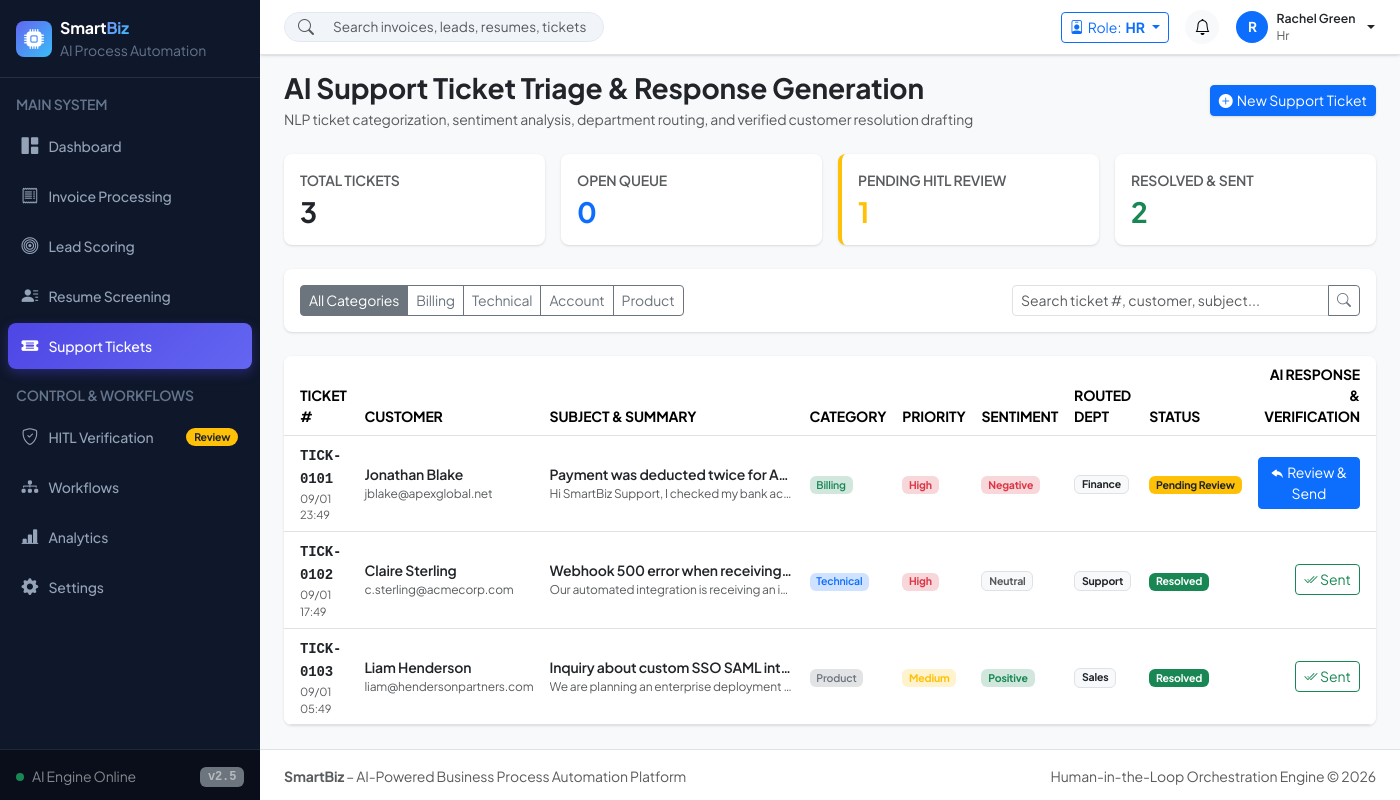
Screenshot of /support (signed in) with the database file from the repository.
### models/models.py (models this page shows, shortened)
class SupportTicket(db.Model):
    __tablename__ = 'support_tickets'
    id = db.Column(db.Integer, primary_key=True)
    ticket_number = db.Column(db.String(50), unique=True, nullable=False, index=True)
    customer_name = db.Column(db.String(150), nullable=False)
    email = db.Column(db.String(150), nullable=False)
    subject = db.Column(db.String(255), nullable=False)
    description = db.Column(db.Text, nullable=False)
    category = db.Column(db.String(50), default='General')  # Billing, Technical, Account, Product, General, Other
    priority = db.Column(db.String(50), default='Medium')   # Low, Medium, High, Critical
    sentiment = db.Column(db.String(50), default='Neutral') # Positive, Neutral, Negative
    department = db.Column(db.String(50), default='Support')# Finance, Support, Sales, HR, Admin
    ai_response = db.Column(db.Text, nullable=True)
    ai_response_status = db.Column(db.String(50), default='Generated')  # Generated, Edited, Approved, Sent, Rejected
    ai_reasoning = db.Column(db.Text, nullable=True)
    status = db.Column(db.String(50), default='Open')  # Open, In Progress, Pending Review, Resolved, Closed
    confidence = db.Column(db.Integer, default=85)
    created_at = db.Column(db.DateTime, default=utc_now)
    updated_at = db.Column(db.DateTime, default=utc_now, onupdate=datetime.utcnow)

### routes/support.py (the view, shortened to what this page needs)
@support_bp.route('/support')
@login_required
def index():
    cat_filter = request.args.get('category', 'all')
    prio_filter = request.args.get('priority', 'all')
    dept_filter = request.args.get('department', 'all')
    search_query = request.args.get('q', '').strip()
    query = SupportTicket.query
    if cat_filter != 'all':
        query = query.filter_by(category=cat_filter)
    if prio_filter != 'all':
        query = query.filter_by(priority=prio_filter)
    if dept_filter != 'all':
        query = query.filter_by(department=dept_filter)
    tickets = query.order_by(SupportTicket.created_at.desc()).all()
    total_tickets = SupportTicket.query.count()
    open_tickets = SupportTicket.query.filter_by(status='Open').count()
    pending_review = SupportTicket.query.filter_by(status='Pending Review').count()
    resolved_tickets = SupportTicket.query.filter_by(status='Resolved').count()
    return render_template(
        'support.html',
        tickets=tickets,
        cat_filter=cat_filter,
        prio_filter=prio_filter,
        dept_filter=dept_filter,
        search_query=search_query,
        total_tickets=total_tickets,
        open_tickets=open_tickets,
        pending_review=pending_review,
        resolved_tickets=resolved_tickets
    )

### utils/helpers.py (called while the page is built)
def login_required(f):
    @wraps(f)
    def decorated_function(*args, **kwargs):
        if 'user_id' not in session:
            if request.path.startswith('/api/'):
                return jsonify({'success': False, 'error': 'Authentication required'}), 401
            flash('Please log in to access this page.', 'warning')
            return redirect(url_for('auth.login', next=request.url))
        return f(*args, **kwargs)
    return decorated_function

### templates/support.html (shortened to what this page needs)
{% extends "base.html" %}
{% block content %}
<div class="d-flex flex-column flex-md-row align-items-md-center justify-content-between gap-3 mb-4">
    <div>
        <h3 class="fw-bold text-dark mb-1">AI Support Ticket Triage & Response Generation</h3>
        <p class="text-muted small mb-0">NLP ticket categorization, sentiment analysis, department routing, and verified customer resolution drafting</p>
    </div>
    <div class="d-flex align-items-center gap-2">
        <button class="btn btn-primary btn-sm d-flex align-items-center gap-1 shadow-xs" data-bs-toggle="modal" data-bs-target="#createTicketModal">
            <i class="bi bi-plus-circle-fill"></i> New Support Ticket
        </button>
    </div>
</div>
<div class="row g-3 mb-4">
    <div class="col-6 col-md-3">
        <div class="card stat-card border-0 shadow-xs rounded-3 p-3">
            <div class="text-muted small fw-semibold text-uppercase mb-1">Total Tickets</div>
            <div class="h3 fw-bold text-dark mb-0">{{ total_tickets }}</div>
        </div>
    </div>
    <div class="col-6 col-md-3">
        <div class="card stat-card border-0 shadow-xs rounded-3 p-3">
            <div class="text-muted small fw-semibold text-uppercase mb-1">Open Queue</div>
            <div class="h3 fw-bold text-primary mb-0">{{ open_tickets }}</div>
        </div>
    </div>
    <div class="col-6 col-md-3">
        <div class="card stat-card border-0 shadow-xs rounded-3 p-3 {% if pending_review > 0 %}border-start border-warning border-4{% endif %}">
            <div class="text-muted small fw-semibold text-uppercase mb-1">Pending HITL Review</div>
            <div class="h3 fw-bold text-warning mb-0">{{ pending_review }}</div>
        </div>
    </div>
    <div class="col-6 col-md-3">
        <div class="card stat-card border-0 shadow-xs rounded-3 p-3">
            <div class="text-muted small fw-semibold text-uppercase mb-1">Resolved & Sent</div>
            <div class="h3 fw-bold text-success mb-0">{{ resolved_tickets }}</div>
        </div>
    </div>
</div>
<div class="card border-0 shadow-xs rounded-3 mb-4">
    <div class="card-body p-3">
        <div class="row g-2 align-items-center justify-content-between">
            <div class="col-12 col-md-auto">
                <div class="btn-group btn-group-sm" role="group">
                    <a href="{{ url_for('support.index', category='all') }}" class="btn btn-outline-secondary {% if cat_filter == 'all' %}active{% endif %}">All Categories</a>
                    <a href="{{ url_for('support.index', category='Billing') }}" class="btn btn-outline-secondary {% if cat_filter == 'Billing' %}active{% endif %}">Billing</a>
                    <a href="{{ url_for('support.index', category='Technical') }}" class="btn btn-outline-secondary {% if cat_filter == 'Technical' %}active{% endif %}">Technical</a>
                    <a href="{{ url_for('support.index', category='Account') }}" class="btn btn-outline-secondary {% if cat_filter == 'Account' %}active{% endif %}">Account</a>
                    <a href="{{ url_for('support.index', category='Product') }}" class="btn btn-outline-secondary {% if cat_filter == 'Product' %}active{% endif %}">Product</a>
                </div>
            </div>
            <div class="col-12 col-md-4">
                <form method="GET" action="{{ url_for('support.index') }}">
                    <div class="input-group input-group-sm">
                        <input type="text" name="q" class="form-control" placeholder="Search ticket #, customer, subject..." value="{{ search_query }}">
                        <button class="btn btn-outline-secondary" type="submit"><i class="bi bi-search"></i></button>
                    </div>
                </form>
            </div>
        </div>
    </div>
</div>
<div class="card border-0 shadow-xs rounded-3 overflow-hidden">
    <div class="table-responsive">
        <table class="table table-hover align-middle mb-0">
            <thead class="bg-light text-muted small text-uppercase">
                <tr>
                    <th class="ps-3">Ticket #</th>
                    <th>Customer</th>
                    <th>Subject & Summary</th>
                    <th>Category</th>
                    <th>Priority</th>
                    <th>Sentiment</th>
                    <th>Routed Dept</th>
                    <th>Status</th>
                    <th class="pe-3 text-end">AI Response & Verification</th>
                </tr>
            </thead>
            <tbody class="divide-y small">
                {% for t in tickets %}
                <tr>
                    <td class="ps-3">
                        <span class="fw-bold text-dark font-monospace">{{ t.ticket_number }}</span>
                        <div class="text-muted" style="font-size: 0.7rem;">{{ t.created_at.strftime('%m/%d %H:%M') if t.created_at else '' }}</div>
                    </td>
                    <td>
                        <div class="fw-semibold text-dark">{{ t.customer_name }}</div>
                        <div class="text-muted" style="font-size: 0.75rem;">{{ t.email }}</div>
                    </td>
                    <td style="max-width: 260px;">
                        <div class="fw-semibold text-dark text-truncate">{{ t.subject }}</div>
                        <div class="text-muted text-truncate" style="font-size: 0.75rem;">{{ t.description }}</div>
                    </td>
                    <td>
                        <span class="badge {% if t.category == 'Billing' %}bg-success-subtle text-success{% elif t.category == 'Technical' %}bg-primary-subtle text-primary{% elif t.category == 'Account' %}bg-info-subtle text-info{% else %}bg-secondary-subtle text-secondary{% endif %} fw-semibold">
                            {{ t.category }}
                        </span>
                    </td>
                    <td>
                        <span class="badge {% if t.priority == 'Critical' %}bg-danger text-white animate-pulse{% elif t.priority == 'High' %}bg-danger-subtle text-danger{% elif t.priority == 'Medium' %}bg-warning-subtle text-warning{% else %}bg-secondary-subtle text-secondary{% endif %} fw-bold">
                            {{ t.priority }}
                        </span>
                    </td>
                    <td>
                        <span class="badge {% if t.sentiment == 'Negative' %}bg-danger-subtle text-danger{% elif t.sentiment == 'Positive' %}bg-success-subtle text-success{% else %}bg-light text-muted border{% endif %}">
                            {{ t.sentiment }}
                        </span>
                    </td>
                    <td>
                        <span class="badge bg-light text-dark border">{{ t.department }}</span>
                    </td>
                    <td>
                        <span class="badge {% if t.status == 'Resolved' %}bg-success text-white{% elif t.status == 'In Progress' %}bg-primary text-white{% elif t.status == 'Pending Review' %}bg-warning text-dark{% else %}bg-secondary text-white{% endif %}">
                            {{ t.status }}
                        </span>
                    </td>
                    <td class="pe-3 text-end">
                        <button type="button" class="btn btn-sm {% if t.status == 'Resolved' %}btn-outline-success{% else %}btn-primary{% endif %}" data-bs-toggle="modal" data-bs-target="#ticketResponseModal{{ t.id }}">
                            {% if t.status == 'Resolved' %}
                            <i class="bi bi-check2-all"></i> Sent
                            {% else %}
                            <i class="bi bi-reply-fill"></i> Review & Send
                            {% endif %}
                        </button>
                    </td>
                </tr>
                {% endfor %}
            </tbody>
        </table>
    </div>
</div>
{% endblock %}

### static/css/style.css (style rules this page uses)
:root { --primary: #4f46e5; --primary-hover: #4338ca; --primary-light: #e0e7ff; --sidebar-bg: #0f172a; --sidebar-hover: #1e293b; --sidebar-text: #94a3b8; --sidebar-active: #38bdf8; --card-shadow: 0 1px 3px 0 rgb(0 0 0 / 0.1), 0 1px 2px -1px rgb(0 0 0 / 0.1); --card-shadow-hover: 0 4px 6px -1px rgb(0 0 0 / 0.1), 0 2px 4px -2px rgb(0 0 0 / 0.1); }
body { font-family: 'Plus Jakarta Sans', -apple-system, BlinkMacSystemFont, 'Segoe UI', Roboto, sans-serif; color: #1e293b; background-color: #f8fafc; letter-spacing: -0.01em; }
.shadow-xs { box-shadow: var(--card-shadow); }
.card { transition: transform 0.15s ease, box-shadow 0.15s ease; }

### rows the page displays
SupportTicket: ticket_number "TICK-0101", created_at "09/01 23:49", customer_name "Jonathan Blake", email "jblake@apexglobal.net", subject "Payment was deducted twice for A…", description "Hi SmartBiz Support, I checked my bank ac…", category "Billing", priority "High", sentiment "Negative", department "Finance", status "Pending Review", shows "Review & Send"
SupportTicket: ticket_number "TICK-0102", created_at "09/01 17:49", customer_name "Claire Sterling", email "c.sterling@acmecorp.com", subject "Webhook 500 error when receiving…", description "Our automated integration is receiving an i…", category "Technical", priority "High", sentiment "Neutral", department "Support", status "Resolved", shows "Sent"
SupportTicket: ticket_number "TICK-0103", created_at "09/01 05:49", customer_name "Liam Henderson", email "liam@hendersonpartners.com", subject "Inquiry about custom SSO SAML int…", description "We are planning an enterprise deployment…", category "Product", priority "Medium", sentiment "Positive", department "Sales", status "Resolved", shows "Sent"

### other values shown
{{ session.get('role', 'admin') }} "HR"
{{ session.get('user_name', 'A')[0] }} "R"
{{ session.get('user_name', 'Alex Morgan') }} "Rachel Green"
{{ session.get('role', 'admin') }} "Hr"
{{ total_tickets }} "3"
{{ open_tickets }} "0"
{{ pending_review }} "1"
{{ resolved_tickets }} "2"
